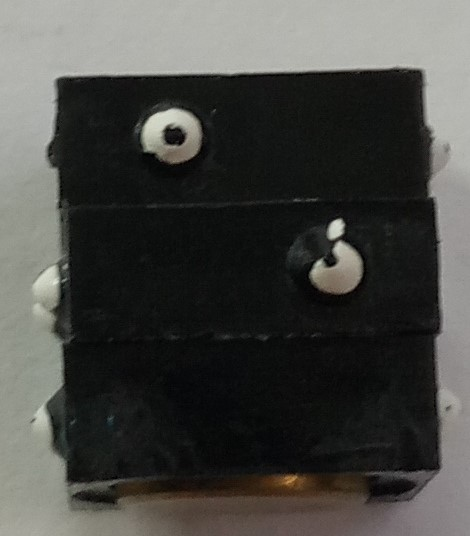
#> input picture DataBase/FeatureMatching/Cinq.jpg, 470 x 536 px, given in place of the camera
$ python DecisionTreeTaBGO.py
#> lines starting #> are read from the running program, lines starting #| are printed output that depends on the picture; after the words box and inside, x2 and y2 are one past the last pixel; in counts of white or black regions, pixels touching at a corner belong together
### lib.py
# Libraries
import cv2
import math
import numpy as np
import matplotlib.pyplot as plt
import vocab


# Returns the background image when the camera is 461mm above the scene
def crop_start_image(img):
    return img[int((img.shape[0] * 0.08)):int((img.shape[0] * 0.95)), int((img.shape[1] * 0.24)):int((img.shape[1] *
                                                                                                      0.77))]


# Rescale image by multiplying X and Y coordinates by a scale percentage
# [11 lines left out: function rescale_frame, not called in this run]


# Returns the distance between two points
def dist(pt1, pt2):
    return np.sqrt(((pt1[0] - pt2[0]) ** 2) + (pt1[1] - pt2[1]) ** 2)


# Returns the coordinates of the closest point, the width and the height of a box defined by its vertices
# [61 lines left out: functions get_width_and_height, reorderBox, create_box_from_contour, not called in this run]


# Creates the list of blocks
def get_info_from_contour(ncontour, name, image_ratio=65, areaMin=1000):
    listOfContoursForOneColor = []
    for _, contour in enumerate(ncontour):
        area = cv2.contourArea(contour)
        if area > areaMin:
            box = create_box_from_contour(contour)
            x, y, w, h = get_width_and_height(box, image_ratio=image_ratio)
            intraclass, unicity, nbSlots = get_type_mid(name, w, h)
            listOfContoursForOneColor.append([name, x, y, w, h, box, intraclass, unicity, nbSlots])
    return listOfContoursForOneColor


# Defines binary mask image from hsvImage in the range of low-upp threshs
def define_mask(hsvImg, low, upp):
    # Brightness between 50 & 700 lum
    kernal = np.ones((3, 3), "uint8")
    mask = cv2.inRange(hsvImg, low, upp)
    mask = cv2.erode(mask, kernal)
    mask = cv2.dilate(mask, kernal)
    mask = cv2.dilate(mask, kernal)
    mask = cv2.dilate(mask, kernal)
    return mask


# Extract an element from the list
def extract(lst, get=vocab.NAME):
    return [item[get] for item in lst]


# Creates the histogram for hsv image
# [385 lines left out: functions histoHSV, histoGRAY, manual_threshold, get_warped, cropRotatedBox, get_masked and 4 more, not called in this run]


# Returns the most frequent item in a list
def most_frequent(lst):
    return max(set(lst), key=lst.count)


# Reorders the list to find the most frequent element in each branch
# DON'T CHANGE THE LIST SIZE DURING THE COMPUTATION
# [83 lines left out: functions average, identify, not called in this run]

### DecisionTreeTaBGO.py
import cv2
import numpy as np
import lib
import vocab
import sys

# Capturing video through webcam BRIO
webcam = cv2.VideoCapture(cv2.CAP_DSHOW)
"""cv2.namedWindow("Cascade")
cv2.createTrackbar("Scale", "Cascade", 400, 1000, lib.empty)
cv2.createTrackbar("Neig", "Cascade", 8, 20, lib.empty)
cv2.createTrackbar("Brightness", "Cascade", 128, 255, lib.empty)"""

# Webcam parameters
webcam.set(cv2.CAP_PROP_FRAME_WIDTH, 3840)  # -1280
webcam.set(cv2.CAP_PROP_FRAME_HEIGHT, 2160)  # -720
webcam.set(cv2.CAP_PROP_FPS, 20)  # 5, 15, 30, 60
fourcc = cv2.VideoWriter_fourcc('M', 'J', 'P', 'G')
webcam.set(cv2.CAP_PROP_FOURCC, fourcc)
webcam.set(cv2.CAP_PROP_BRIGHTNESS, 128)  # default 128
webcam.set(cv2.CAP_PROP_CONTRAST, 130)  # default 100 good 130
webcam.set(cv2.CAP_PROP_SATURATION, 90)  # default 128 good 90
webcam.set(cv2.CAP_PROP_GAIN, 0)  # default 128
webcam.set(cv2.CAP_PROP_EXPOSURE, -4)  # default -5
webcam.set(cv2.CAP_PROP_FOCUS, 15)  # default 10 15

# Opening the video settings GUI
webcam.set(cv2.CAP_PROP_SETTINGS, 0)

# Set range for blue mask color
blue_lower = np.array([94, 50, 50], np.uint8)
blue_upper = np.array([110, 255, 255], np.uint8)
# Set range for green mask color
green_lower = np.array([30, 30, 50], np.uint8)
green_upper = np.array([94, 255, 255], np.uint8)
# Set range for yellow mask color
yellow_lower = np.array([20, 60, 50], np.uint8)  # 20 60 50
yellow_upper = np.array([25, 255, 255], np.uint8)  # 25 255 255
# Set range for orange mask color
orange_lower = np.array([1, 50, 50], np.uint8)  # 1 50 50
orange_upper = np.array([10, 255, 255], np.uint8)  # 12 255 255
# Set range for purple mask color
purple_lower = np.array([114, 30, 20], np.uint8)
purple_upper = np.array([140, 255, 255], np.uint8)
# Set range for black mask color
black_lower = np.array([0, 0, 0], np.uint8)
black_upper = np.array([180, 90, 100], np.uint8)

# Regroup all masks together
all_masks = [blue_lower, blue_upper, green_lower, green_upper, yellow_lower, yellow_upper, orange_lower, orange_upper,
             purple_lower, purple_upper]

# List for reapeted measures
lst_memo = []
end = []

# Number of different measures
repeat = 10000
cpt_rep = 0


# Main loop
while cpt_rep < repeat:

    # Acquire frames from camera and isolate the background
    _, imageFrame = webcam.read()
#> imageFrame is the input picture: shape (536, 470, 3); mean B, G, R 68.1, 71.7, 71.6
    imageFrame = lib.crop_start_image(imageFrame)
#> in crop_start_image, `return img[int((img.shape[0] * 0.08)):int((img.shape[0] * 0.95)), int(..`:
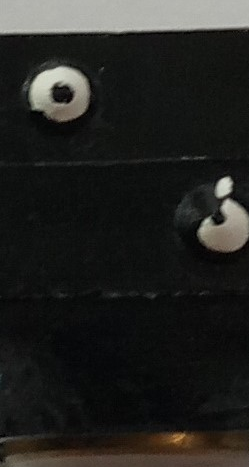
#> returned value: shape (467, 249, 3); mean of channels 0, 1, 2 33.2, 35.7, 35.7; drawn as B, G, R

    ###################################################################################################################
    # Color detection zone

    # Convert every frame in HSV env. from BGR to HSV (color angle, saturation, brightness)
    hsvFrame = cv2.cvtColor(imageFrame, cv2.COLOR_BGR2HSV)
#> hsvFrame: shape (467, 249, 3); mean H, S, V 53, 34.1, 37.1

    bright = cv2.getTrackbarPos("Brightness", "Cascade")
    webcam.set(cv2.CAP_PROP_BRIGHTNESS, bright)  # default 128
    """gray = cv2.cvtColor(imageFrame, cv2.COLOR_BGR2GRAY)
    lib.get_cascade(gray)"""

    # See color lvls. for masks config.
    """
    print(lib.histo(hsvFrame))
    """

    # Define masks for each color
    blue_mask = lib.define_mask(hsvFrame, blue_lower, blue_upper)
#> in define_mask, `mask = cv2.inRange(hsvImg, low, upp)`: mask: shape (467, 249); every value is 0
    green_mask = lib.define_mask(hsvFrame, green_lower, green_upper)
#> in define_mask (call 2), `mask = cv2.inRange(hsvImg, low, upp)`:
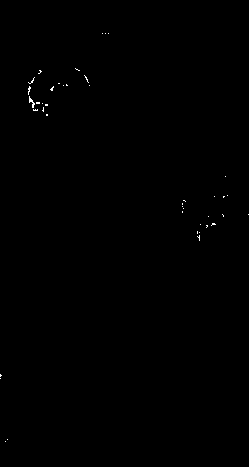
#> mask: shape (467, 249); 0.16% white in thin lines or dots, all inside (x1, y1, x2, y2) = (0, 33, 249, 442)
#> in define_mask (call 2), `mask = cv2.erode(mask, kernal)`:
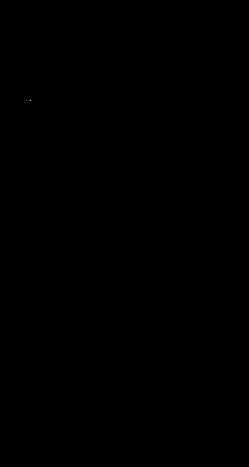
#> mask: shape (467, 249); 0% white in thin lines or dots, all inside (x1, y1, x2, y2) = (30, 100, 31, 101)
#> in define_mask (call 2), `mask = cv2.dilate(mask, kernal)`: mask: shape (467, 249); 0.01% white in thin lines or dots, all inside (x1, y1, x2, y2) = (29, 99, 32, 102)
#> in define_mask (call 2), `mask = cv2.dilate(mask, kernal)`: mask: shape (467, 249); 0.02% white; 1 white region, box (x1, y1, x2, y2) and area: (28, 98, 33, 103) 25
#> in define_mask (call 2), `mask = cv2.dilate(mask, kernal)`: mask: shape (467, 249); 0.04% white; 1 white region, box (x1, y1, x2, y2) and area: (27, 97, 34, 104) 49
    yellow_mask = lib.define_mask(hsvFrame, yellow_lower, yellow_upper)
#> in define_mask (call 3), `mask = cv2.inRange(hsvImg, low, upp)`: mask: shape (467, 249); 0.02% white in thin lines or dots, all inside (x1, y1, x2, y2) = (4, 112, 210, 462)
    orange_mask = lib.define_mask(hsvFrame, orange_lower, orange_upper)
#> in define_mask (call 4), `mask = cv2.inRange(hsvImg, low, upp)`:
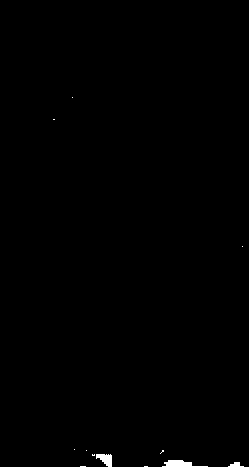
#> mask: shape (467, 249); 0.34% white; 12 white regions (9 under 20 px), largest, box (x1, y1, x2, y2) and area: (162, 460, 208, 467) 185, (96, 454, 112, 467) 137, (228, 462, 244, 467) 48
#> in define_mask (call 4), `mask = cv2.erode(mask, kernal)`:
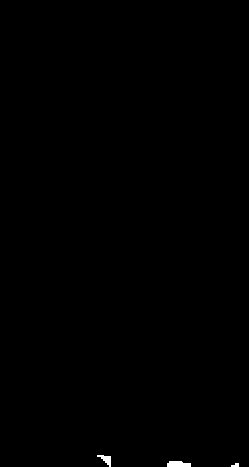
#> mask: shape (467, 249); 0.2% white; 3 white regions, box (x1, y1, x2, y2) and area: (167, 461, 191, 467) 123, (97, 455, 111, 467) 81, (231, 463, 239, 467) 24
#> in define_mask (call 4), `mask = cv2.dilate(mask, kernal)`: mask: shape (467, 249); 0.29% white; 3 white regions, box (x1, y1, x2, y2) and area: (166, 460, 192, 467) 161, (96, 454, 112, 467) 133, (230, 462, 240, 467) 42
#> in define_mask (call 4), `mask = cv2.dilate(mask, kernal)`:
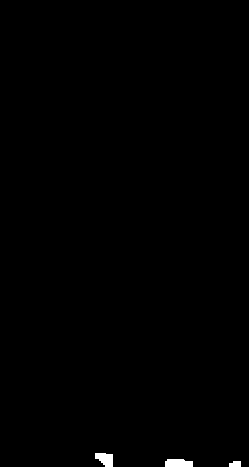
#> mask: shape (467, 249); 0.39% white; 3 white regions, box (x1, y1, x2, y2) and area: (165, 459, 193, 467) 203, (95, 453, 113, 467) 189, (229, 461, 241, 467) 64
#> in define_mask (call 4), `mask = cv2.dilate(mask, kernal)`:
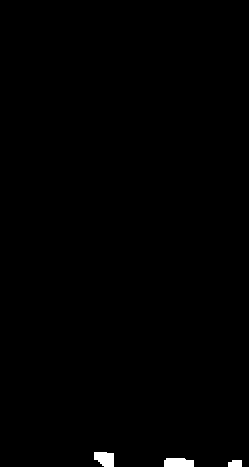
#> mask: shape (467, 249); 0.5% white; 3 white regions, box (x1, y1, x2, y2) and area: (164, 458, 194, 467) 249, (94, 452, 114, 467) 247, (228, 460, 242, 467) 90
    purple_mask = lib.define_mask(hsvFrame, purple_lower, purple_upper)
#> in define_mask (call 5), `mask = cv2.inRange(hsvImg, low, upp)`: mask: shape (467, 249); 0.05% white in thin lines or dots, all inside (x1, y1, x2, y2) = (56, 36, 240, 428)

    # Find contours for each color
    contoursB, _ = cv2.findContours(blue_mask, cv2.RETR_EXTERNAL, cv2.CHAIN_APPROX_NONE)
#> contoursB = []
    contoursG, _ = cv2.findContours(green_mask, cv2.RETR_EXTERNAL, cv2.CHAIN_APPROX_NONE)
#> contoursG = 1 contour; box (x1, y1, x2, y2) and area: (27, 97, 34, 104) 36
    contoursY, _ = cv2.findContours(yellow_mask, cv2.RETR_EXTERNAL, cv2.CHAIN_APPROX_NONE)
#> contoursY = []
    contoursO, _ = cv2.findContours(orange_mask, cv2.RETR_EXTERNAL, cv2.CHAIN_APPROX_NONE)
#> contoursO = 3 contours; box (x1, y1, x2, y2) and area: (94, 452, 114, 467) 216, (164, 458, 194, 467) 212, (228, 460, 242, 467) 70
    contoursP, _ = cv2.findContours(purple_mask, cv2.RETR_EXTERNAL, cv2.CHAIN_APPROX_NONE)
#> contoursP = []

    # Get the list of blocks
    # Each block is represented by
    # [ColorName, CX_1stPt, CY_1stPt, Width, Height, Box(ArrayOfVertices), Name, Unicity, nbCubarithms, P1, P2, Braille]
    listOfBlocks = []
    listOfBlocks = listOfBlocks + lib.get_info_from_contour(contoursB, vocab.BLUE)
#> listOfBlocks = []
    listOfBlocks = listOfBlocks + lib.get_info_from_contour(contoursG, vocab.GREEN)
#> the loop in get_info_from_contour (call 2), `for _, contour in enumerate(ncontour):` made 1 pass
#> area on pass 1: 36
    listOfBlocks = listOfBlocks + lib.get_info_from_contour(contoursY, vocab.YELLOW)
    listOfBlocks = listOfBlocks + lib.get_info_from_contour(contoursO, vocab.ORANGE)
    listOfBlocks = listOfBlocks + lib.get_info_from_contour(contoursP, vocab.PURPLE)

    ###################################################################################################################
    # Separation and sorting zone
    # """
    end_list = []
    if cpt_rep > 10:

        # Reorder blocks (from bottom to top because the camera is inverted above the scene)
        listOfBlocks = sorted(listOfBlocks, key=lambda x: x[2])
        listOfBlocks.reverse()

        # Isolate the colored blocks
        list_img_blocks = lib.cropRotatedBox(imageFrame, listOfBlocks)

        # Separate consecutive same-colored blocks
        new_list_img = lib.separate(list_img_blocks)  # todo

        ################################################################################################################

        # Braille detection zone
        # Acquire the values on cubarithm
        last_list_img = lib.get_cubarithm(new_list_img, black_lower, black_upper)

        # Extract the number of blobs for each block
        end_list = lib.get_braille(list_img_blocks, all_masks)

        ################################################################################################################

        # Show relevant info
        print("\n" + str(lib.extract(last_list_img, vocab.NAME)) + "\n"
              # + str(lib.extract(list_img_blocks, vocab.WIDTH)) + "\n"
              # + str(lib.extract(list_img_blocks, vocab.HEIGHT)) + "\n"
              + str(lib.extract(last_list_img, vocab.INTRACLASS)) + "\n"
              # + str(lib.extract(last_list_img, vocab.UNICITY)) + "\n"
              # + str(lib.extract(last_list_img, vocab.SLOTNUMBER)) + "\n"
              # + str(lib.extract(last_list_img, vocab.PIN_1)) + "\n"
              # + str(lib.extract(last_list_img, vocab.PIN_2)) + "\n"
              )
    # """
    # Average results

    if cpt_rep % vocab.COUNT_MODULO != 0:
        myStr = "[" + "#" * ((cpt_rep - 1) % vocab.COUNT_MODULO) + " " * (
                    (vocab.COUNT_MODULO-2) - ((cpt_rep - 1) % vocab.COUNT_MODULO)) + "]"
        if cpt_rep <= 10:
            sys.stdout.write("\r" + myStr + " INITIALISATION CAMERA")
        if cpt_rep > 10:
            lst_memo.append(end_list)
            sys.stdout.write("\r" + myStr + " CHARGEMENT")
    else:
        if cpt_rep <= 10:
            lst_memo.clear()
        if cpt_rep > 10:
            end = lib.average(lst_memo)
            lst_memo.clear()
    cpt_rep += 1

    # Display colored filters
    """cv2.namedWindow("p", cv2.WINDOW_NORMAL)
    cv2.imshow("p", purple_mask)
    cv2.namedWindow("y", cv2.WINDOW_NORMAL)
    cv2.imshow("y", yellow_mask)
    cv2.namedWindow("b", cv2.WINDOW_NORMAL)
    cv2.imshow("b", blue_mask)
    cv2.namedWindow("g", cv2.WINDOW_NORMAL)
    cv2.imshow("g", green_mask)
    cv2.namedWindow("o", cv2.WINDOW_NORMAL)
    cv2.imshow("o", orange_mask)"""

    # Results on original image
    """for bloc in end_list:
        strbloc = bloc[vocab.INTRACLASS]
        if bloc[vocab.SLOTNUMBER] == 1:
            strbloc += " avec pin " + str(bloc[vocab.PIN_1])
        if bloc[vocab.SLOTNUMBER] == 2:
            strbloc += " avec pin " + str(bloc[vocab.PIN_1]) + " et " + str(bloc[vocab.PIN_2])
        if bloc[vocab.UNICITY] == vocab.COMMON:
            strbloc += ", on compte " + str(bloc[vocab.BRAILLE]) + " blobs."
        cv2.putText(imageFrame, strbloc, (int(bloc[vocab.BOX][2][0]), int(bloc[vocab.BOX][2][1])),
                    cv2.FONT_HERSHEY_SIMPLEX, 1.0, (0, 0, 0), thickness=2)"""
    """cv2.namedWindow("original", cv2.WINDOW_NORMAL)
    cv2.imshow("original", imageFrame)"""

    # Stops the program properly by pressing 'q'
    if cv2.waitKey(10) & 0xFF == ord('q'):
#> (key q is pressed here)
        webcam.release()
        cv2.destroyAllWindows()
        break

$ run again, on DataBase/FeatureMatching/Huit.jpg
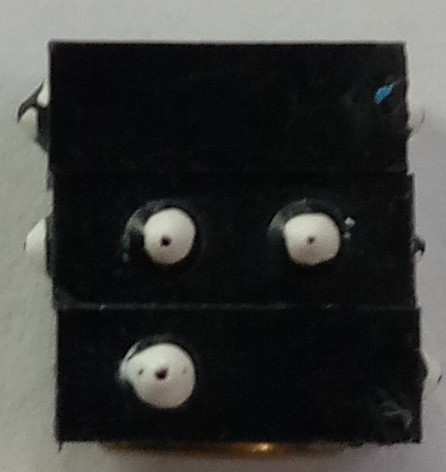
#> input picture DataBase/FeatureMatching/Huit.jpg, 446 x 472 px, given in place of the camera
#> imageFrame is the input picture: shape (472, 446, 3); mean B, G, R 57.6, 59.8, 59.4
#> in crop_start_image, `return img[int((img.shape[0] * 0.08)):int((img.shape[0] * 0.95)), int(..`:
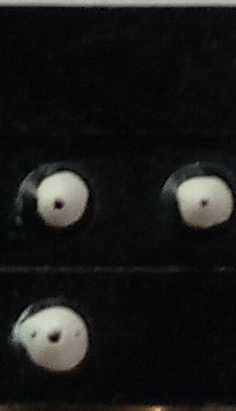
#> returned value: shape (411, 236, 3); mean of channels 0, 1, 2 25.8, 26.4, 25.7; drawn as B, G, R
#> hsvFrame: shape (411, 236, 3); mean H, S, V 81.2, 49.9, 27.9
#> contoursB = []
#> contoursP = 4 contours; box (x1, y1, x2, y2) and area: (88, 179, 98, 190) 84, (169, 202, 176, 211) 48, (229, 169, 236, 177) 42, (232, 185, 236, 193) 21
#> after the loop in get_info_from_contour, `for _, contour in enumerate(ncontour):`: listOfContoursForOneColor = []
